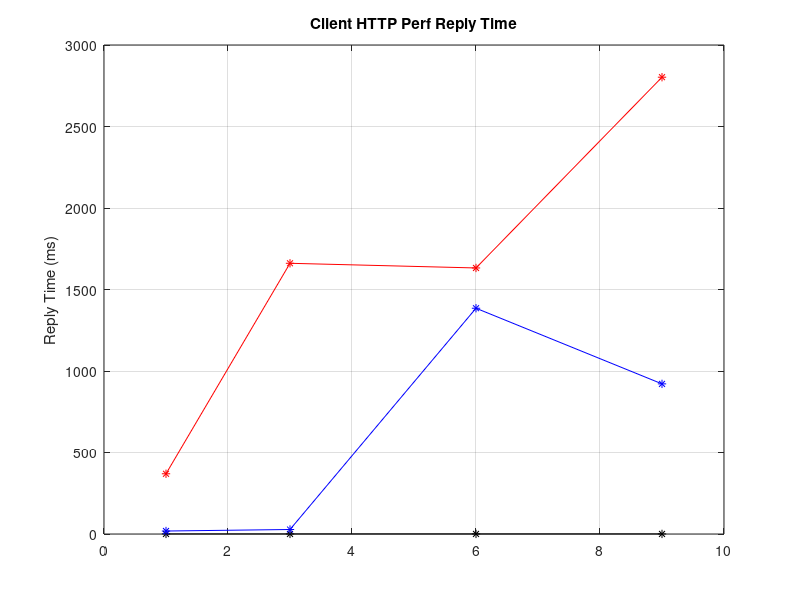
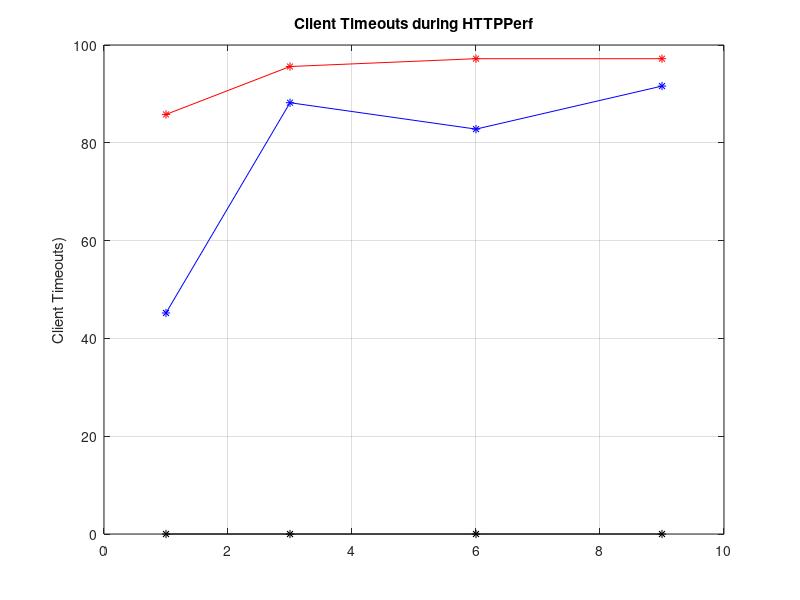
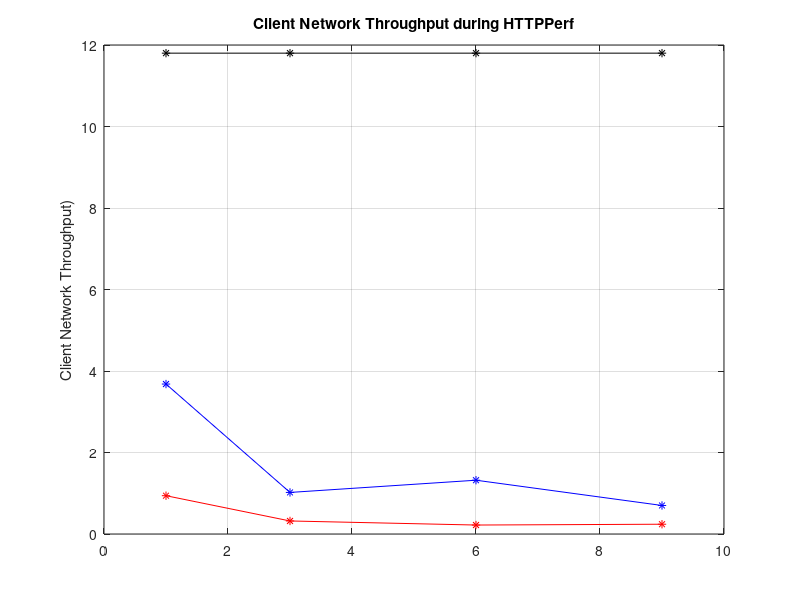

Reproduce these figures in MATLAB, in order.
clc;
clear all;
close all;

% [1,3,6,9] Flooders

%%%%%%%%%%%%%%%%%%%%%%%%%%%% REPLY TIME %%%%%%%%%%%%%%%%%%%%%%%%%%%%

flooders=[1,3,6,9];

meanTimeNoAttack = [ 0.5000 0.5000 0.5000 0.5000 ];
meanTimeAttack =   [ 369.4800 1660.82 1632.16 2802.5 ];
meanTimeDefense=   [ 18.2600 27.62   1385.1 921.04 ];

stdTimeNoAttack = [ 0.0707 0.0707 0.0707 0.0707 ];
stdTimeAttack =   [ 229.3887 918.077614910635 471.845894334157 1235.85535561408];
stdTimeDefense=   [ 10.0843 6.8316908595164 302.1680492706 428.202584065066];

figure(1)

plot(flooders,meanTimeNoAttack, '-k*');

hold on;
grid on;

plot(flooders,meanTimeAttack, '-r*');

plot(flooders,meanTimeDefense, '-b*');

txt = findobj(gca,'Type','text');
set(findobj(gca,'Type','text'),'FontSize',20)
set(txt(1:end),'VerticalAlignment', 'Middle');

ylabel('Reply Time (ms)')
title('Client HTTP Perf Reply Time')


%%%%%%%%%%%%%%%%%%%%%%%%%%%% CLIENT TIMEOUTS %%%%%%%%%%%%%%%%%%%%%%%%%%%%

meanOutNoAttack = [0 0 0 0 ];
meanOutAttack =   [85.8 95.6 97.2 97.2 ];
meanOutDefense=   [45.2 88.2 82.8 91.6];

stdOutNoAttack = [0 0 0 0 ];
stdOutAttack =   [2.38746727726266  1.67332005306815 2.16794833886788 1.48323969741913 ];
stdOutDefense=   [18.0333025261598 3.27108544675922 5.80517010948 4.03732584763727];
      
figure(2)

plot(flooders,meanOutNoAttack, '-k*');

hold on;
grid on;

plot(flooders,meanOutAttack, '-r*');

plot(flooders,meanOutDefense, '-b*');

txt = findobj(gca,'Type','text');
set(findobj(gca,'Type','text'),'FontSize',20)
set(txt(1:end),'VerticalAlignment', 'Middle');

ylabel('Client Timeouts)')
title('Client Timeouts during HTTPPerf')





%%%%%%%%%%%%%%%%%%%%%%%%%%%% CLIENT NWK %%%%%%%%%%%%%%%%%%%%%%%%%%%%


meanNwkNoAttack = [11.8 11.8 11.8 11.8];
meanNwkAttack =   [0.94 0.32 0.22 0.24];
meanNwkDefense=   [3.68 1.02 1.32  0.7];

stdNwkNoAttack = [0 0 0 0 ];
stdNwkAttack =   [0.114017542509914  0.130384048104053 0.130384048104053 0.114017542509914];
stdNwkDefense=   [1.14105214604767 0.238746727726266  0.414728827066554 0.254950975679639];

figure(3)

plot(flooders,meanNwkNoAttack, '-k*');

hold on;
grid on;

plot(flooders,meanNwkAttack, '-r*');

plot(flooders,meanNwkDefense, '-b*');

txt = findobj(gca,'Type','text');
set(findobj(gca,'Type','text'),'FontSize',20)
set(txt(1:end),'VerticalAlignment', 'Middle');

ylabel('Client Network Throughput)')
title('Client Network Throughput during HTTPPerf')

